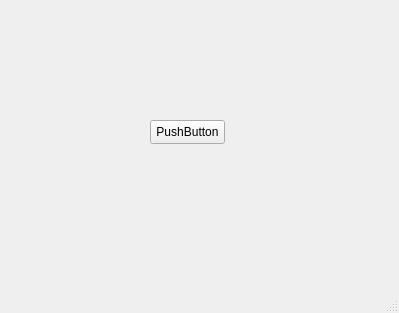
<?xml version="1.0" encoding="UTF-8"?>
<ui version="4.0">
 <class>MainWindow</class>
 <widget class="QMainWindow" name="MainWindow">
  <property name="geometry">
   <rect>
    <x>0</x>
    <y>0</y>
    <width>399</width>
    <height>313</height>
   </rect>
  </property>
  <property name="windowTitle">
   <string>MainWindow</string>
  </property>
  <widget class="QWidget" name="centralwidget">
   <widget class="QPushButton" name="pushButton">
    <property name="geometry">
     <rect>
      <x>150</x>
      <y>120</y>
      <width>75</width>
      <height>24</height>
     </rect>
    </property>
    <property name="text">
     <string>PushButton</string>
    </property>
   </widget>
  </widget>
  <widget class="QMenuBar" name="menubar">
   <property name="geometry">
    <rect>
     <x>0</x>
     <y>0</y>
     <width>399</width>
     <height>22</height>
    </rect>
   </property>
  </widget>
  <widget class="QStatusBar" name="statusbar"/>
 </widget>
 <resources/>
 <connections/>
</ui>
